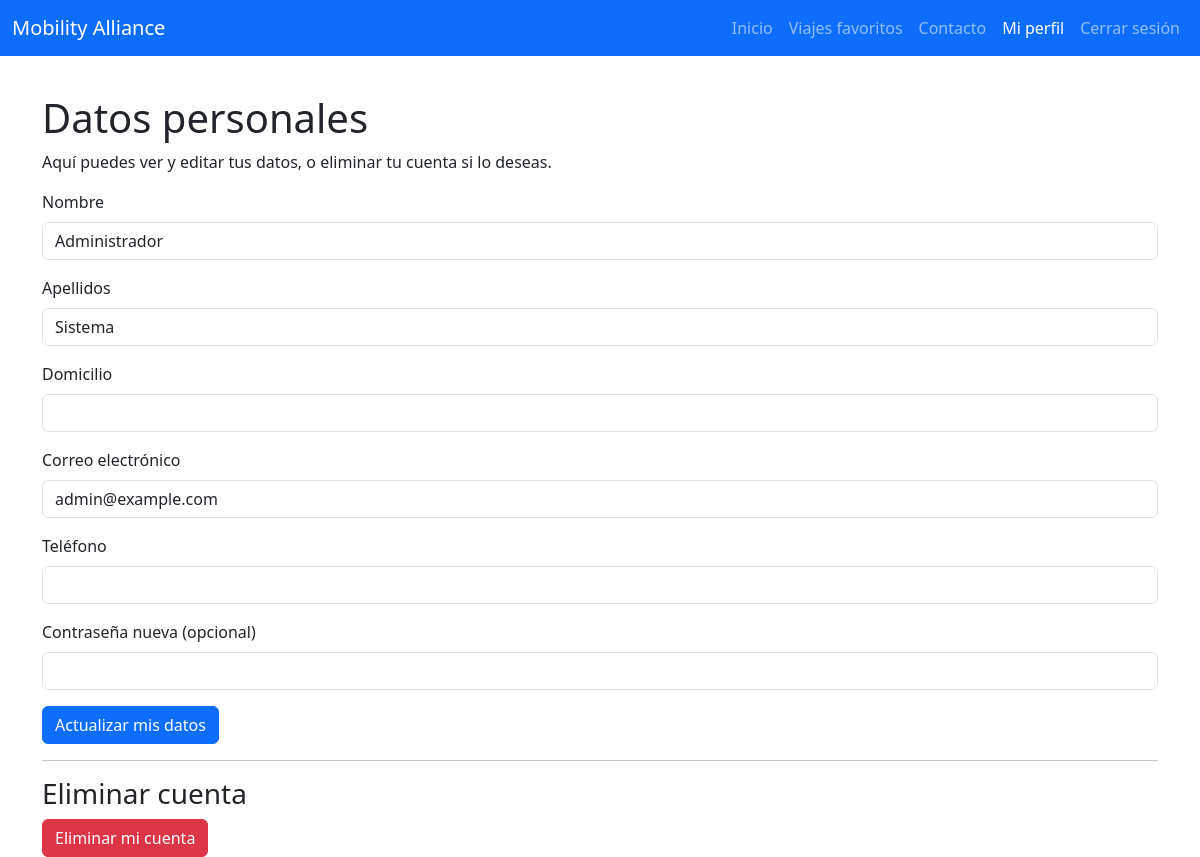
The app's page /principal/perfil/index.php (signed in) with its own data.
### tables this page shows
CREATE TABLE `usuarios` (
  `nombre_usuario` varchar(50) NOT NULL,
  `nombre` varchar(100) NOT NULL,
  `apellidos` varchar(150) DEFAULT NULL,
  `domicilio` varchar(255) DEFAULT NULL,
  `telefono` varchar(20) DEFAULT NULL,
  `correo_electronico` varchar(150) NOT NULL,
  `clave` varchar(255) NOT NULL,
  `verificado` tinyint(1) DEFAULT 0,
  `token_verificacion` varchar(255) DEFAULT NULL,
  `rol` enum('usuario','admin') DEFAULT 'usuario'
);

### principal/perfil/index.php (the view, shortened to what this page needs)
<?php
require_once '../../db_pdo.php';
$usuario_actual = $_SESSION['usuario'];
$stmt = $pdo->prepare("SELECT * FROM usuarios WHERE nombre_usuario = :usuario");
$stmt->execute([':usuario' => $usuario_actual]);
$usuario = $stmt->fetch(PDO::FETCH_ASSOC);
?>
<!DOCTYPE html>
<html lang="es">
<head>
    <link href="../../bootstrap-5.3.8-dist/css/bootstrap.min.css" rel="stylesheet">
    <link href="../../css/paginas.css" rel="stylesheet">
</head>
<body>
<nav class="navbar navbar-expand-lg navbar-dark bg-primary fixed-top">
    <div class="container-fluid">
        <a class="navbar-brand" href="../index.php">Mobility Alliance</a>
        <div class="collapse navbar-collapse" id="navbarNav">
            <ul class="navbar-nav ms-auto">
                <li class="nav-item"><a class="nav-link" href="../index.php">Inicio</a></li>
                <li class="nav-item"><a class="nav-link" href="../viajes_favoritos/index.php">Viajes favoritos</a></li>
                <li class="nav-item"><a class="nav-link" href="../contactos/index.php">Contacto</a></li>
                <li class="nav-item"><a class="nav-link active" href="./index.php">Mi perfil</a></li>
                <li class="nav-item"><a class="nav-link" href="../../login/logout.php">Cerrar sesión</a></li>
            </ul>
        </div>
    </div>
</nav>
<div class="container mt-4">
    <h1>Datos personales</h1>
    <p>Aquí puedes ver y editar tus datos, o eliminar tu cuenta si lo deseas.</p>
    <form method="POST">
        <div class="mb-3">
            <label class="form-label">Nombre</label>
            <input type="text" name="nombre" class="form-control" value="<?= htmlspecialchars($usuario['nombre']) ?>" required>
        </div>
        <div class="mb-3">
            <label class="form-label">Apellidos</label>
            <input type="text" name="apellidos" class="form-control" value="<?= htmlspecialchars($usuario['apellidos']) ?>" required>
        </div>
        <div class="mb-3">
            <label class="form-label">Domicilio</label>
            <input type="text" name="domicilio" class="form-control" value="<?= htmlspecialchars($usuario['domicilio']) ?>">
        </div>
        <div class="mb-3">
            <label class="form-label">Correo electrónico</label>
            <input type="email" name="correo" class="form-control" value="<?= htmlspecialchars($usuario['correo_electronico']) ?>" required>
        </div>
        <div class="mb-3">
            <label class="form-label">Teléfono</label>
            <input type="text" name="telefono" class="form-control" value="<?= htmlspecialchars($usuario['telefono']) ?>">
        </div>
        <div class="mb-3">
            <label class="form-label">Contraseña nueva (opcional)</label>
            <input type="password" name="clave" class="form-control">
        </div>
        <button type="submit" class="btn btn-primary">Actualizar mis datos</button>
    </form>
    <hr>
    <h3>Eliminar cuenta</h3>
    <form method="POST" onsubmit="return confirm('¿Seguro que quieres eliminar tu cuenta? Esta acción no se puede deshacer.');">
        <button type="submit" class="btn btn-danger">Eliminar mi cuenta</button>
    </form>
</div>
</body>
</html>

### css/paginas.css (style rules this page uses)
body { padding-top: 70px; }

### records on screen
usuarios: nombre "Administrador", apellidos "Sistema", correo "admin@example.com"
